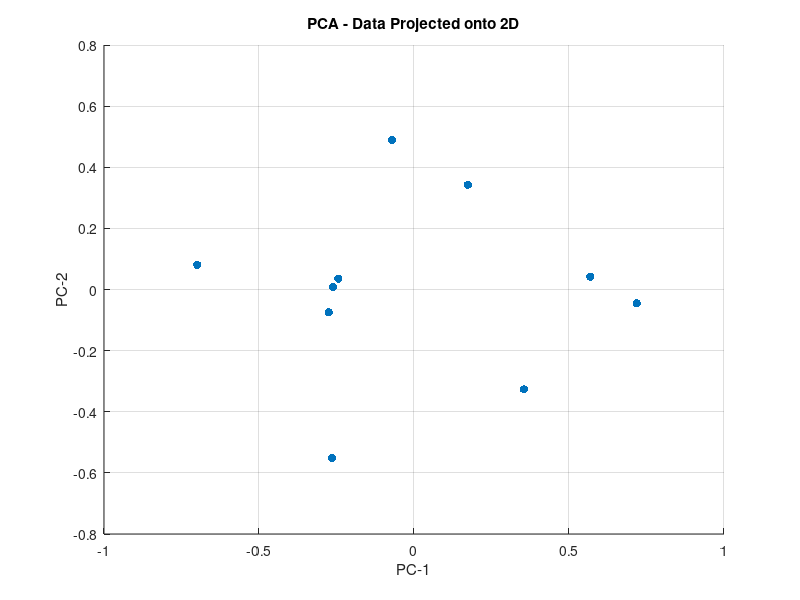

MATLAB code for this plot:
data = rand(10,3);

% Normalisation
mu = mean(data); 
normData = data - mu; 

% Covariance
covMatrix = cov(normData);

% Eigenvalues and eigenvectors
[eigenvectors, eigenvalues] = eig(covMatrix);

% Sort (descending order)
[eigenvaluesSorted, index] = sort(diag(eigenvalues), 'descend');
eigenvectorsSorted = eigenvectors(:,index);

% Top k eigenvectors 
k = 2;
selectedEigenvectors = eigenvectorsSorted(:,1:k);

% Project the data 
reducedData = normData*selectedEigenvectors;

% Original data and reduced data
disp('Original Data:');
disp(data);
disp('Reduced Data (2D):');
disp(reducedData);

% Reduced data for visualization
figure;
scatter(reducedData(:,1), reducedData(:,2), 'filled');
title('PCA - Data Projected onto 2D');
xlabel('PC-1');
ylabel('PC-2');
grid on;